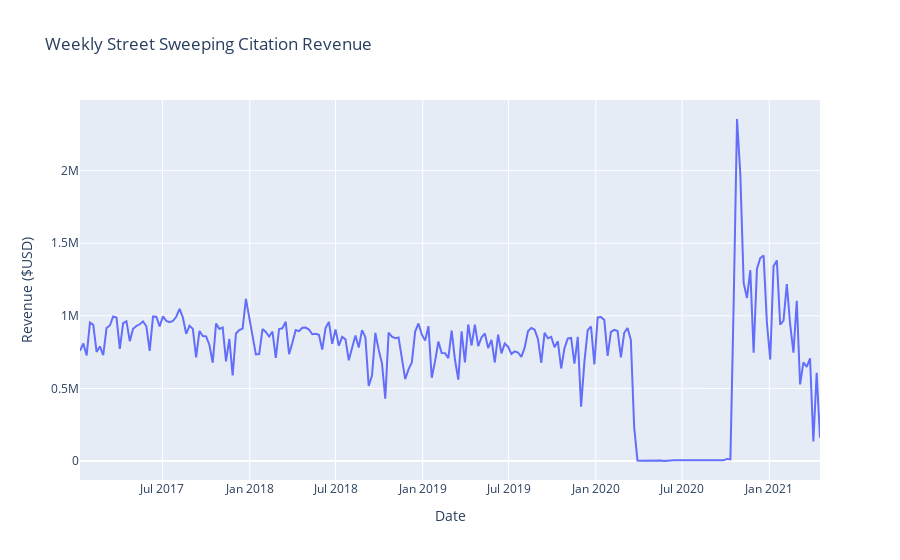

Notebook cell for this chart:
### Code cell
fig = go.Figure(go.Scatter(
    x = df_w.index,
    y = df_w.fine_amount,
    hovertemplate = '$%{y:,.0f}',
    name='Revenue'))

fig.update_layout(legend_title_text=None,
                  hovermode="x unified",
                  title='Weekly Street Sweeping Citation Revenue',
                  xaxis_title="Date",
                  yaxis_title="Revenue ($USD)")

fig.show()

### Figure 1 — Plotly figure (JSON) as saved in the notebook; plotly's stock layout.template omitted (floating-point values rounded to 4 significant figures; data arrays with more than 128 entries replaced by an {"elided": "..."} marker saying what was removed)
{"data": [{"hovertemplate": "$%{y:,.0f}", "name": "Revenue", "type": "scatter", "x": {"elided": "224 str values"}, "y": {"elided": "224 float values"}}], "layout": {"hovermode": "x unified", "title": {"text": "Weekly Street Sweeping Citation Revenue"}, "xaxis": {"title": {"text": "Date"}}, "yaxis": {"title": {"text": "Revenue ($USD)"}}}}
